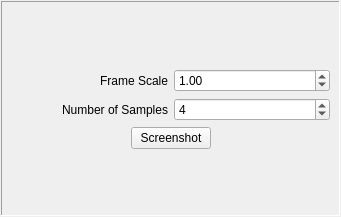
<ui version="4.0" >
 <class>SnapShot</class>
 <widget class="QWidget" name="SnapShot" >
  <property name="geometry" >
   <rect>
    <x>0</x>
    <y>0</y>
    <width>341</width>
    <height>217</height>
   </rect>
  </property>
  <property name="windowTitle" >
   <string>Screenshot</string>
  </property>
  <layout class="QVBoxLayout" >
   <property name="margin" >
    <number>1</number>
   </property>
   <property name="spacing" >
    <number>6</number>
   </property>
   <item>
    <widget class="QFrame" name="_outerFrame" >
     <property name="frameShape" >
      <enum>QFrame::Panel</enum>
     </property>
     <property name="frameShadow" >
      <enum>QFrame::Sunken</enum>
     </property>
     <layout class="QVBoxLayout" >
      <property name="margin" >
       <number>9</number>
      </property>
      <property name="spacing" >
       <number>6</number>
      </property>
      <item>
       <spacer>
        <property name="orientation" >
         <enum>Qt::Vertical</enum>
        </property>
        <property name="sizeHint" >
         <size>
          <width>20</width>
          <height>40</height>
         </size>
        </property>
       </spacer>
      </item>
      <item>
       <layout class="QHBoxLayout" >
        <property name="margin" >
         <number>0</number>
        </property>
        <property name="spacing" >
         <number>6</number>
        </property>
        <item>
         <widget class="QLabel" name="label" >
          <property name="text" >
           <string>Frame Scale</string>
          </property>
          <property name="alignment" >
           <set>Qt::AlignRight|Qt::AlignTrailing|Qt::AlignVCenter</set>
          </property>
         </widget>
        </item>
        <item>
         <widget class="QDoubleSpinBox" name="_frameScale" >
          <property name="value" >
           <double>1.000000000000000</double>
          </property>
         </widget>
        </item>
       </layout>
      </item>
      <item>
       <layout class="QHBoxLayout" >
        <property name="margin" >
         <number>0</number>
        </property>
        <property name="spacing" >
         <number>6</number>
        </property>
        <item>
         <widget class="QLabel" name="label_2" >
          <property name="text" >
           <string>Number of Samples</string>
          </property>
          <property name="alignment" >
           <set>Qt::AlignRight|Qt::AlignTrailing|Qt::AlignVCenter</set>
          </property>
         </widget>
        </item>
        <item>
         <widget class="QSpinBox" name="_numSamples" >
          <property name="minimum" >
           <number>1</number>
          </property>
          <property name="value" >
           <number>4</number>
          </property>
         </widget>
        </item>
       </layout>
      </item>
      <item>
       <layout class="QHBoxLayout" >
        <property name="margin" >
         <number>0</number>
        </property>
        <property name="spacing" >
         <number>6</number>
        </property>
        <item>
         <spacer>
          <property name="orientation" >
           <enum>Qt::Horizontal</enum>
          </property>
          <property name="sizeHint" >
           <size>
            <width>40</width>
            <height>20</height>
           </size>
          </property>
         </spacer>
        </item>
        <item>
         <widget class="QPushButton" name="_snapShotButton" >
          <property name="text" >
           <string>Screenshot</string>
          </property>
         </widget>
        </item>
        <item>
         <spacer>
          <property name="orientation" >
           <enum>Qt::Horizontal</enum>
          </property>
          <property name="sizeHint" >
           <size>
            <width>40</width>
            <height>20</height>
           </size>
          </property>
         </spacer>
        </item>
       </layout>
      </item>
      <item>
       <spacer>
        <property name="orientation" >
         <enum>Qt::Vertical</enum>
        </property>
        <property name="sizeHint" >
         <size>
          <width>20</width>
          <height>40</height>
         </size>
        </property>
       </spacer>
      </item>
     </layout>
    </widget>
   </item>
  </layout>
 </widget>
 <resources/>
 <connections/>
</ui>
